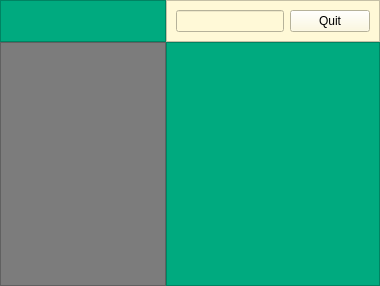
<?xml version="1.0" encoding="UTF-8"?>
<ui version="4.0">
 <class>GameDash</class>
 <widget class="QFrame" name="GameDash">
  <property name="geometry">
   <rect>
    <x>0</x>
    <y>0</y>
    <width>380</width>
    <height>286</height>
   </rect>
  </property>
  <property name="windowTitle">
   <string>Frame</string>
  </property>
  <layout class="QGridLayout" name="gridLayout">
   <property name="leftMargin">
    <number>0</number>
   </property>
   <property name="topMargin">
    <number>0</number>
   </property>
   <property name="rightMargin">
    <number>0</number>
   </property>
   <property name="bottomMargin">
    <number>0</number>
   </property>
   <property name="spacing">
    <number>0</number>
   </property>
   <item row="1" column="0">
    <widget class="GBoard" name="boardPane">
     <property name="sizePolicy">
      <sizepolicy hsizetype="MinimumExpanding" vsizetype="Preferred">
       <horstretch>0</horstretch>
       <verstretch>0</verstretch>
      </sizepolicy>
     </property>
     <property name="styleSheet">
      <string notr="true">background-color: rgb(124, 124, 124);</string>
     </property>
     <property name="frameShape">
      <enum>QFrame::StyledPanel</enum>
     </property>
     <property name="frameShadow">
      <enum>QFrame::Sunken</enum>
     </property>
     <property name="lineWidth">
      <number>2</number>
     </property>
     <property name="midLineWidth">
      <number>2</number>
     </property>
    </widget>
   </item>
   <item row="1" column="1">
    <widget class="QFrame" name="playersPane">
     <property name="sizePolicy">
      <sizepolicy hsizetype="MinimumExpanding" vsizetype="Preferred">
       <horstretch>0</horstretch>
       <verstretch>0</verstretch>
      </sizepolicy>
     </property>
     <property name="styleSheet">
      <string notr="true">background-color: rgb(0, 170, 127);</string>
     </property>
     <property name="frameShape">
      <enum>QFrame::StyledPanel</enum>
     </property>
     <property name="frameShadow">
      <enum>QFrame::Plain</enum>
     </property>
     <property name="lineWidth">
      <number>1</number>
     </property>
     <property name="midLineWidth">
      <number>1</number>
     </property>
    </widget>
   </item>
   <item row="0" column="1">
    <widget class="QFrame" name="controlPane">
     <property name="sizePolicy">
      <sizepolicy hsizetype="Preferred" vsizetype="Maximum">
       <horstretch>0</horstretch>
       <verstretch>0</verstretch>
      </sizepolicy>
     </property>
     <property name="styleSheet">
      <string notr="true">background-color: rgb(255, 249, 215);</string>
     </property>
     <property name="frameShape">
      <enum>QFrame::StyledPanel</enum>
     </property>
     <property name="frameShadow">
      <enum>QFrame::Sunken</enum>
     </property>
     <property name="lineWidth">
      <number>2</number>
     </property>
     <property name="midLineWidth">
      <number>2</number>
     </property>
     <layout class="QHBoxLayout" name="horizontalLayout">
      <item>
       <widget class="QLineEdit" name="lineEdit"/>
      </item>
      <item>
       <widget class="QPushButton" name="quitButton">
        <property name="text">
         <string>Quit</string>
        </property>
       </widget>
      </item>
     </layout>
    </widget>
   </item>
   <item row="0" column="0">
    <widget class="MonitorPane" name="monitorPane">
     <property name="sizePolicy">
      <sizepolicy hsizetype="Preferred" vsizetype="Minimum">
       <horstretch>0</horstretch>
       <verstretch>0</verstretch>
      </sizepolicy>
     </property>
     <property name="styleSheet">
      <string notr="true">background-color: rgb(0, 170, 127);</string>
     </property>
     <property name="frameShape">
      <enum>QFrame::StyledPanel</enum>
     </property>
     <property name="frameShadow">
      <enum>QFrame::Plain</enum>
     </property>
     <property name="midLineWidth">
      <number>1</number>
     </property>
    </widget>
   </item>
  </layout>
 </widget>
 <customwidgets>
  <customwidget>
   <class>GBoard</class>
   <extends>QFrame</extends>
   <header>GBoard.h</header>
   <container>1</container>
  </customwidget>
  <customwidget>
   <class>MonitorPane</class>
   <extends>QFrame</extends>
   <header location="global">MonitorPane.h</header>
   <container>1</container>
  </customwidget>
 </customwidgets>
 <resources/>
 <connections/>
</ui>
